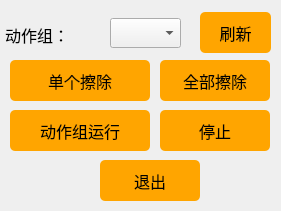
    <widget class="QWidget" name="widget_5" native="true">
     <property name="geometry">
      <rect>
       <x>910</x>
       <y>360</y>
       <width>281</width>
       <height>211</height>
      </rect>
     </property>
     <property name="styleSheet">
      <string notr="true">#widget_5 {border:1px solid #242424;
border-color: rgb(200, 200, 200);}</string>
     </property>
     <widget class="QLabel" name="label_action">
      <property name="geometry">
       <rect>
        <x>5</x>
        <y>20</y>
        <width>111</width>
        <height>30</height>
       </rect>
      </property>
      <property name="font">
       <font>
        <family>黑体</family>
        <pointsize>12</pointsize>
       </font>
      </property>
      <property name="text">
       <string>动作组：</string>
      </property>
     </widget>
     <widget class="QComboBox" name="comboBox_action">
      <property name="geometry">
       <rect>
        <x>110</x>
        <y>18</y>
        <width>71</width>
        <height>30</height>
       </rect>
      </property>
      <property name="font">
       <font>
        <family>Arial</family>
        <pointsize>10</pointsize>
       </font>
      </property>
      <property name="styleSheet">
       <string notr="true">background-color: rgb(240, 240, 240);
</string>
      </property>
     </widget>
     <widget class="QPushButton" name="Button_DelectSingle">
      <property name="geometry">
       <rect>
        <x>10</x>
        <y>60</y>
        <width>140</width>
        <height>41</height>
       </rect>
      </property>
      <property name="font">
       <font>
        <family>黑体</family>
        <pointsize>12</pointsize>
       </font>
      </property>
      <property name="styleSheet">
       <string notr="true">QPushButton{background-color: rgb(255, 165, 0);}
QPushButton:hover{background-color:  rgb(255, 210, 0);}
QPushButton{border-radius:5px;}</string>
      </property>
      <property name="text">
       <string>单个擦除</string>
      </property>
     </widget>
     <widget class="QPushButton" name="Button_AllDelect">
      <property name="geometry">
       <rect>
        <x>160</x>
        <y>60</y>
        <width>110</width>
        <height>41</height>
       </rect>
      </property>
      <property name="font">
       <font>
        <family>黑体</family>
        <pointsize>12</pointsize>
       </font>
      </property>
      <property name="styleSheet">
       <string notr="true">QPushButton{background-color: rgb(255, 165, 0);}
QPushButton:hover{background-color:  rgb(255, 210, 0);}
QPushButton{border-radius:5px;}</string>
      </property>
      <property name="text">
       <string>全部擦除</string>
      </property>
     </widget>
     <widget class="QPushButton" name="Button_RunAction">
      <property name="geometry">
       <rect>
        <x>10</x>
        <y>110</y>
        <width>140</width>
        <height>41</height>
       </rect>
      </property>
      <property name="font">
       <font>
        <family>黑体</family>
        <pointsize>12</pointsize>
       </font>
      </property>
      <property name="styleSheet">
       <string notr="true">QPushButton{background-color: rgb(255, 165, 0);}
QPushButton:hover{background-color:  rgb(255, 210, 0);}
QPushButton{border-radius:5px;}</string>
      </property>
      <property name="text">
       <string>动作组运行</string>
      </property>
     </widget>
     <widget class="QPushButton" name="Button_StopAction">
      <property name="geometry">
       <rect>
        <x>160</x>
        <y>110</y>
        <width>110</width>
        <height>41</height>
       </rect>
      </property>
      <property name="font">
       <font>
        <family>黑体</family>
        <pointsize>12</pointsize>
       </font>
      </property>
      <property name="styleSheet">
       <string notr="true">QPushButton{background-color: rgb(255, 165, 0);}
QPushButton:hover{background-color:  rgb(255, 210, 0);}
QPushButton{border-radius:5px;}</string>
      </property>
      <property name="text">
       <string>停止</string>
      </property>
     </widget>
     <widget class="QPushButton" name="Button_Quit">
      <property name="geometry">
       <rect>
        <x>100</x>
        <y>160</y>
        <width>100</width>
        <height>41</height>
       </rect>
      </property>
      <property name="font">
       <font>
        <family>黑体</family>
        <pointsize>12</pointsize>
       </font>
      </property>
      <property name="styleSheet">
       <string notr="true">QPushButton{background-color: rgb(255, 165, 0);}
QPushButton:hover{background-color:  rgb(255, 210, 0);}
QPushButton{border-radius:5px;}</string>
      </property>
      <property name="text">
       <string>退出</string>
      </property>
     </widget>
     <widget class="QPushButton" name="Button_Reflash">
      <property name="geometry">
       <rect>
        <x>200</x>
        <y>12</y>
        <width>71</width>
        <height>41</height>
       </rect>
      </property>
      <property name="font">
       <font>
        <family>黑体</family>
        <pointsize>12</pointsize>
       </font>
      </property>
      <property name="styleSheet">
       <string notr="true">QPushButton{background-color: rgb(255, 165, 0);}
QPushButton:hover{background-color:  rgb(255, 210, 0);}
QPushButton{border-radius:5px;}</string>
      </property>
      <property name="text">
       <string>刷新</string>
      </property>
     </widget>
    </widget>
